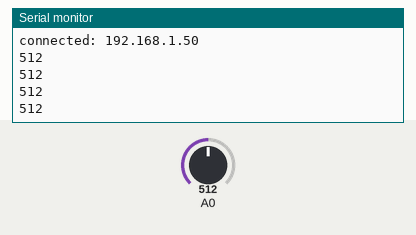
Recording of a sketch running on a simulated ESP8266 (NodeMCU). Parts: the last lines printed to the serial monitor. The test bench sets the inputs (shaded band); at power-on: A0 = 512. WiFi joins after 1.5 s; servers stay silent unless stated.

Above: at 2.8 s.
2.9 s: A0 set to 716
At 3.28 s:
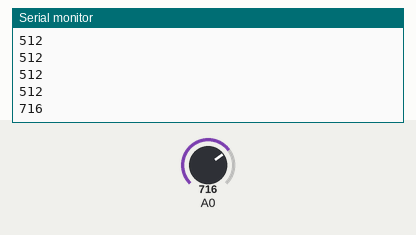
4.4 s: A0 set to 900
At 4.68 s:
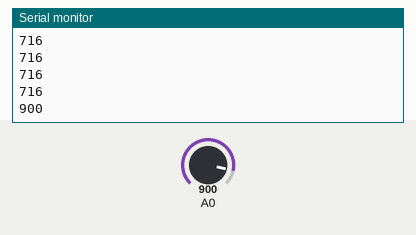
Timing chart, 0 to 7.4 s (numbered marks = the images above; inputs shaded):
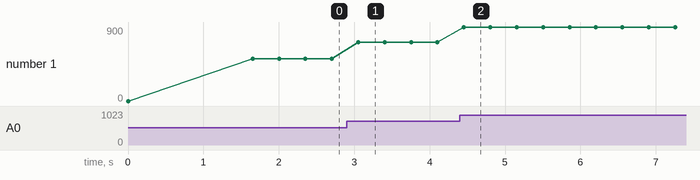

The sketch:

Firebase_for_soilM.ino
```cpp
#include <ESP8266WiFi.h>
#include <FirebaseArduino.h>

// Config Firebase
#define FIREBASE_HOST "smart-w-ee697.firebaseio.com"
#define FIREBASE_AUTH "dHwzE0AvNPmm8X2eOHvsy6fcTFUyGIwpDxiahPSo"

// Config connect WiFi
#define WIFI_SSID "LastlB"
#define WIFI_PASSWORD "lonieusO12"

 int value=0;

void setup() {
  // put your setup code here, to run once:
  Serial.begin(9600);
  Serial.println(WiFi.localIP());
  WiFi.begin(WIFI_SSID, WIFI_PASSWORD);
  Serial.print("connecting");
  while (WiFi.status() != WL_CONNECTED) {
    Serial.print(".");
    delay(500);
  }
  Serial.println();
  Serial.print("connected: ");
  Serial.println(WiFi.localIP());


  Firebase.begin(FIREBASE_HOST, FIREBASE_AUTH);
  Firebase.setInt("device/moisture/status", 0);
}

void loop() {
  int value = analogRead(A0);
  Serial.println(value);
  Firebase.setInt("device/moisture/status", value);
  delay(200);
}
```

Measured:
- after the input at 2.9 s, the serial monitor: prints a new line after 0.15 s (image 1)
- after the input at 4.4 s, the serial monitor: prints a new line after 0.05 s (image 2)
- plotted number 1: 512 → 716 after the input at 2.9 s, 716 → 900 after the input at 4.4 s
